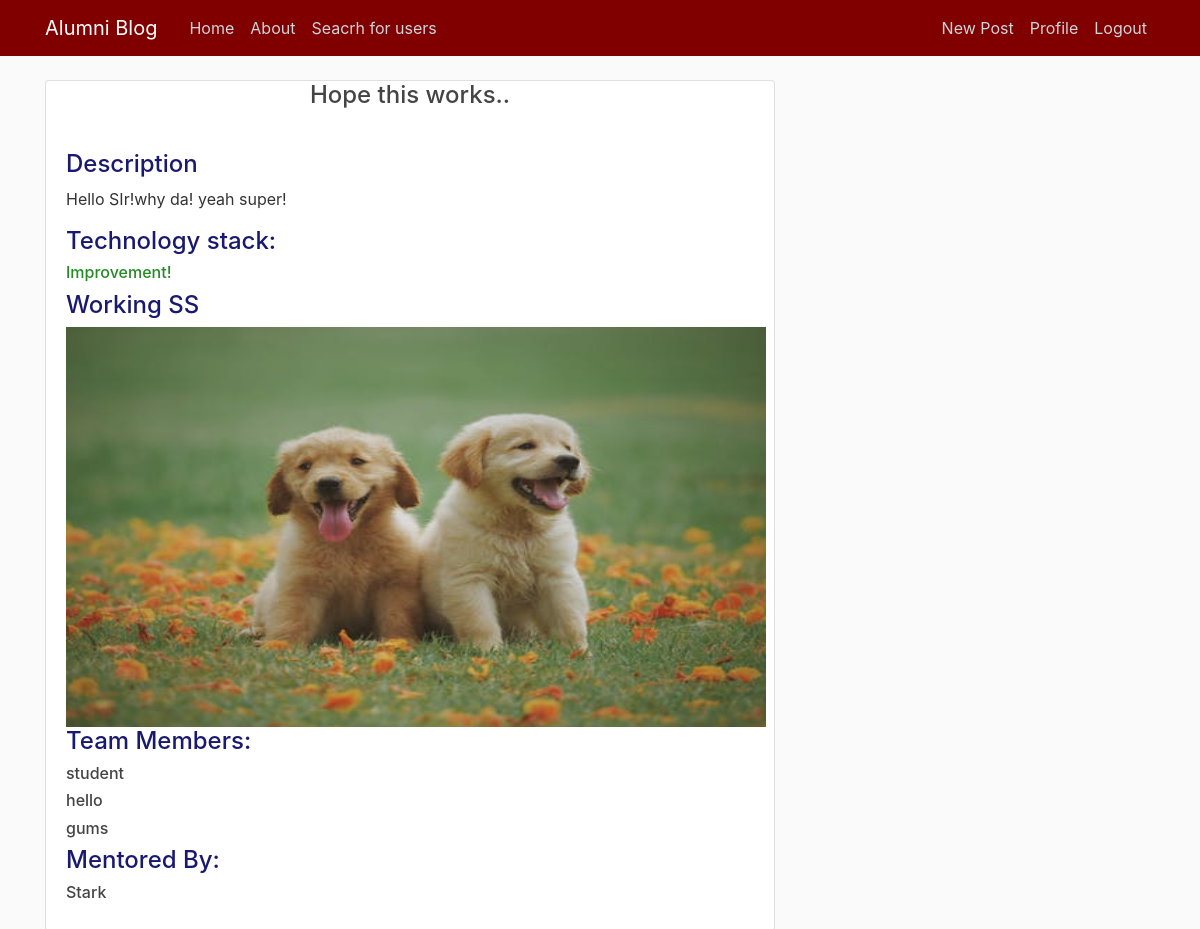
Screenshot of /prodetails/14 (signed in) with the database file from the repository.
### alumni/models.py (models this page shows, shortened)
class Projects(models.Model):
    title = models.CharField(max_length=500)
    student1 = models.CharField(max_length=500,null=True)
    student2 = models.CharField(max_length=500,null=True)
    student3 = models.CharField(max_length=500,null=True)
    description = models.TextField()
    tech_stack = models.TextField()
    working_ss = models.ImageField(upload_to='project')
    mentor = models.ManyToManyField('Profile',blank=True,related_name='mentor')

class Profile(models.Model):
    user = models.OneToOneField(User, on_delete=models.CASCADE)
    username = models.CharField(max_length=500,null=True)
    image = models.ImageField(default='default.jpg', upload_to='profile_pics')
    email_id = models.EmailField(null=True)
    mobile_no = models.IntegerField(null=True)
    current_year = models.CharField(null=True,choices=YEAR_CHOICES,max_length=500)
    status = models.CharField(default='choice',max_length=300,choices=STATUS_CHOICES)
    short_note_about_yourself = models.TextField(null=True)
    company_or_organisation = models.CharField(max_length=500,null=True)
    def __str__(self):
        return f'{self.user.username}'

### alumni/views.py (the view, shortened to what this page needs)
# urls.py: path('prodetails/<int:project_id>',alumni_views.detail_view,name='prodetails'),
@login_required
def detail_view(request,project_id,*args,**kwargs):
    objects =  Projects.objects.get(id=project_id)
    pro = Profile.objects.get(user=request.user)
    template_name = 'alumni/prodetails.html'
    context = {'objects':objects,'pro':pro}
    return render(request,template_name,context)

### alumni/templates/alumni/prodetails.html (shortened to what this page needs)
{% extends 'alumni/base.html' %}
{% block content %}
<div class='card'>
    <div class='card-title'>
        <h4 style="text-align: center;">{{ objects.title }}</h4>
    </div>
    <div class='card-body'><h4 style="color: midnightblue;">Description</h4><p>{{ objects.description }}</p>
        <h4><font style="color:midnightblue;">Technology stack:</font></h4><h6><font style="color: forestgreen;">{{ objects.tech_stack }}</h6></font>
        <h4 style="color: midnightblue;">Working SS</h4><img height="400" width="700" src="{{ objects.working_ss.url }}" />
        <h4 style="color: midnightblue;">Team Members:</h4><h6>{{ objects.student1 }}</h6>
        <h6>{{ objects.student2 }}</h6>
        <h6>{{ objects.student3 }}</h6>
        {% for mentor in objects.mentor.all %}
        <h4 style="color: midnightblue;">Mentored By:</h4>
            <a href="{% url 'mentors' objects.id %}"><h6>{{ mentor }}</h6></a>
        {% endfor %}
    </div>
</div>
{% endblock %}

### alumni/templates/alumni/base.html (shortened to what this page needs)
{% load static %}
<!DOCTYPE html>
<html>
<head>
    <link rel="stylesheet" href="https://maxcdn.bootstrapcdn.com/bootstrap/4.0.0/css/bootstrap.min.css">
    <link rel="stylesheet" type="text/css" href="{% static 'alumni/main.css' %}">
</head>
<body>
    <header class="site-header">
      <nav class="navbar navbar-expand-md navbar-dark bg-steel fixed-top">
        <div class="container">
          <a class="navbar-brand mr-4" href="#">Alumni Blog</a>
          <div class="collapse navbar-collapse" id="navbarToggle">
            <div class="navbar-nav mr-auto">
              <a class="nav-item nav-link" href="{% url 'prolistview' %}">Home</a>
              <a class="nav-item nav-link" href="#">About</a>
              <a class="nav-item nav-link" href="{% url 'profilelist' %}">Seacrh for users</a>
            </div>
            <div class="navbar-nav">
              {% if user.is_authenticated %}
                <a class="nav-item nav-link" href="{% url 'procreate' %}">New Post</a>
                <a class="nav-item nav-link" href="{% url 'profile' %}">Profile</a>
                <a class="nav-item nav-link" href="{% url 'logout' %}">Logout</a>
              {% else %}
                <a class="nav-item nav-link" href="{% url 'login' %}">Login</a>
                <a class="nav-item nav-link" href="{% url 'register' %}">Register</a>
              {% endif %}
            </div>
          </div>
        </div>
      </nav>
    </header>
    <main role="main" class="container">
      <div class="row">
        <div class="col-md-8">
          {% block content %}{% endblock %}
        </div>
    </main>
</body>
</html>

### alumni/static/alumni/main.css (style rules this page uses)
body { background: #fafafa; color: #333333; margin-top: 5rem; }
h1, h2, h3, h4, h5, h6 { color: #444444; }
.bg-steel { background-color:maroon; }
.site-header .navbar-nav .nav-link { color: #cbd5db; }

### rows the page displays
Projects: title "Hope this works..", description "Hello SIr!why da! yeah super!", tech_stack "Improvement!", working_ss (picture), student1 "student", student2 "hello", student3 "gums"
Profile: user.username "Stark"
